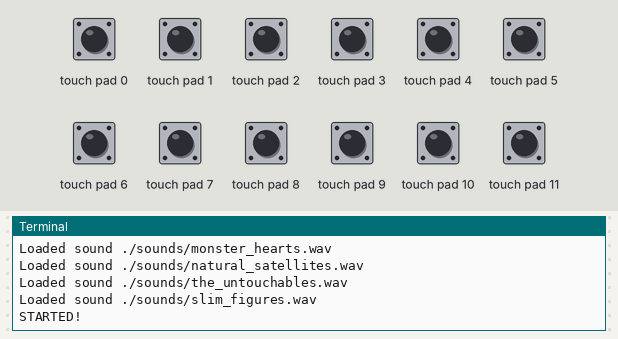
The program below on a simulated Raspberry Pi (BCM pin numbers). Parts: the last lines printed to the terminal. The inputs (shaded band) are chosen by the test bench; at power-on: touch pad 0–11 LOW. Sound played through the audio output is not drawn and takes no time; the clock reads 2024-03-15 10:24:30 at power-on unless the program sets it.

Above: at 1.2 s.
1.3 s: touch pad 0 pulled HIGH for 0.25 s
At 2.2 s:
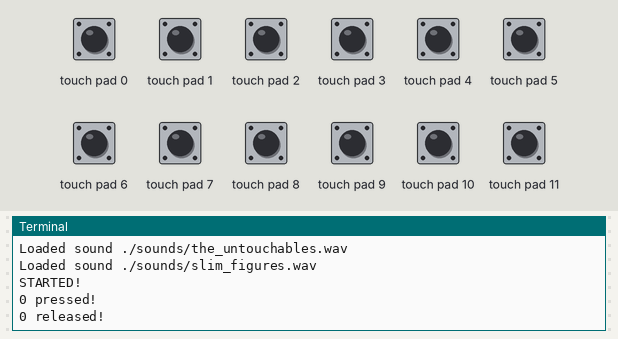
3.1 s: touch pad 1 pulled HIGH for 0.25 s
At 3.37 s:
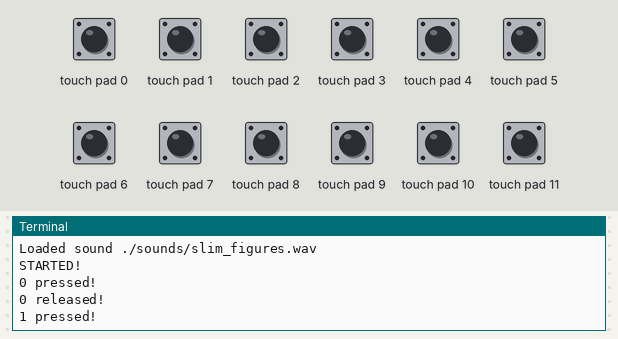
4.8 s: touch pad 2 pulled HIGH for 0.25 s
At 6.2 s:
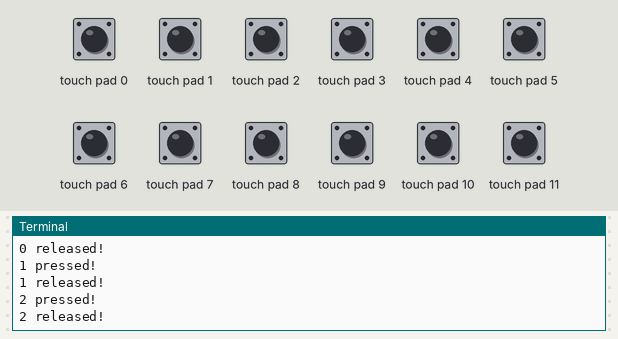
6.5 s: touch pad 3 pulled HIGH for 0.25 s
At 7.9 s:
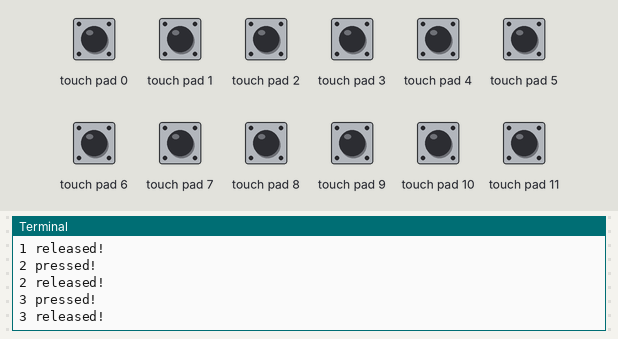
8.2 s: touch pad 4 pulled HIGH for 0.25 s
At 9.6 s:
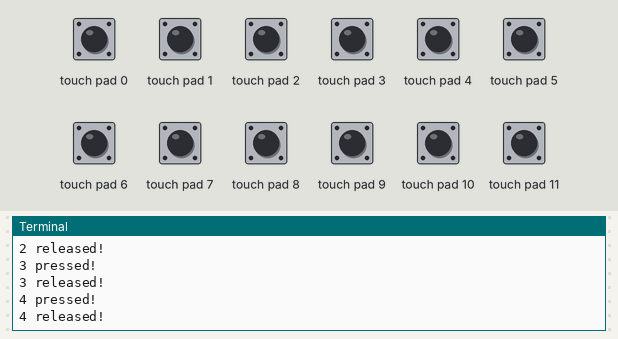
9.9 s: touch pad 5 pulled HIGH for 0.25 s
At 10.9 s:
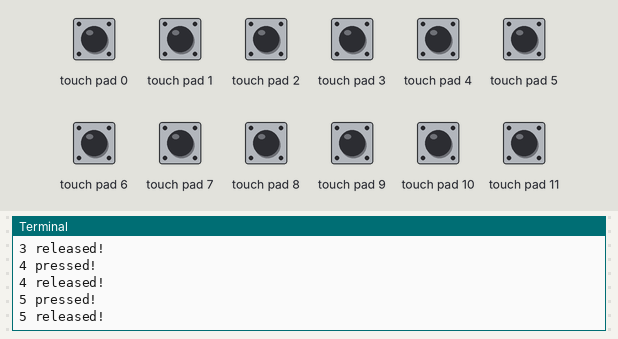

The program:

mpr121.py
```python
#!/usr/bin/env python3

import Adafruit_MPR121.MPR121 as MPR121
import pygame
import time
import sys
import os
os.chdir('/home/pi/RPi_SoundTouch')

music_volume = 1
sounds_volume = 0.4


def printsys(text):
    sys.stdout.write(f'{text}\n')
    sys.stdout.flush()


cap = MPR121.MPR121()

if not cap.begin():
    printsys('Error initializing MPR121. Check your wiring!')
    sys.exit(1)

pygame.mixer.pre_init(48000, -16, 2, 4096)
pygame.mixer.init()

MUSIC_FILE = './sounds/master_of_leaufage.mp3'
SOUND_MAPPING = {
    0: './sounds/long_lines.wav',
    1: './sounds/sharp_ends.wav',
    2: './sounds/spiky_almonds.wav',
    3: './sounds/alien_faces.wav',
    4: './sounds/american_footballs.wav',
    5: './sounds/monster_hearts.wav',
    6: './sounds/natural_satellites.wav',
    7: './sounds/the_untouchables.wav',
    8: './sounds/slim_figures.wav'
}

sounds = len(SOUND_MAPPING) * [None]
touching = None
last_touch_time = 10 * [time.time()]

pygame.mixer.music.load(MUSIC_FILE)
printsys(f'Loaded music {MUSIC_FILE}')
for key, soundfile in SOUND_MAPPING.items():
    if soundfile[-3:] == 'wav':
        sounds[key] = pygame.mixer.Sound(soundfile)
        printsys(f'Loaded sound {soundfile}')
    else:
        printsys(f'{soundfile} sound not loaded')
        continue
    sounds[key].set_volume(sounds_volume)

pygame.mixer.music.set_volume(music_volume)
pygame.mixer.music.stop()
is_music_playing = False


def handler_press(i):
    global is_music_playing
    if i == 0:
        if is_music_playing is True:
            pygame.mixer.music.fadeout(1000)
            is_music_playing = False
        else:
            pygame.mixer.music.play(loops=-1)
            is_music_playing = True
        return
    if touching is None:
        sounds[i-1].play()


def handler_release(i):
    if i == 0:
        return
    sounds[i-1].fadeout(1000)


printsys('STARTED!')
last_touched = cap.touched()
while True:
    current_touched = cap.touched()
    for i in range(10):
        pin_bit = 1 << i
        if current_touched & pin_bit and not last_touched & pin_bit:
            printsys(f'{i} pressed!')
            handler_press(i)
            touching = i
        if not current_touched & pin_bit and last_touched & pin_bit:
            printsys(f'{i} released!')
            last_touch_time[i] = time.time()
            handler_release(i)
            touching = None
    last_touched = current_touched
    time.sleep(0.2)


# elif TOUCH_PLATE_MODE[i] == TouchMode.TOGGLE:
#     if current_touched & pin_bit and not last_touched & pin_bit:
#         printsys(" ", (time.time() - last_touch_time[i]))
#         if time.time() - last_touch_time[i] < 1.0:
#             continue
#         if (sounds[i]):
#             if not (touch_counter[i] % 2):
#                 sounds[i].play()
#                 printsys(' {0} PLAY!'.format(i))
#             else:
#                 sounds[i].stop()
#                 printsys(' {0} STOP!'.format(i))
#         touch_counter[i] = touch_counter[i] + 1
#         printsys('{0} clicked!'.format(i))
```

Measured:
- after the input at 1.3 s, the terminal: prints a new line after 0.16 s (image 1)
- after the input at 3.1 s, the terminal: prints a new line at once (image 2)
- after the input at 4.8 s, the terminal: prints a new line after 0.17 s (image 3)
- after the input at 6.5 s, the terminal: prints a new line after 0.11 s (image 4)
- after the input at 8.2 s, the terminal: prints a new line after 0.06 s (image 5)
- after the input at 9.9 s, the terminal: prints a new line at once (image 6)
